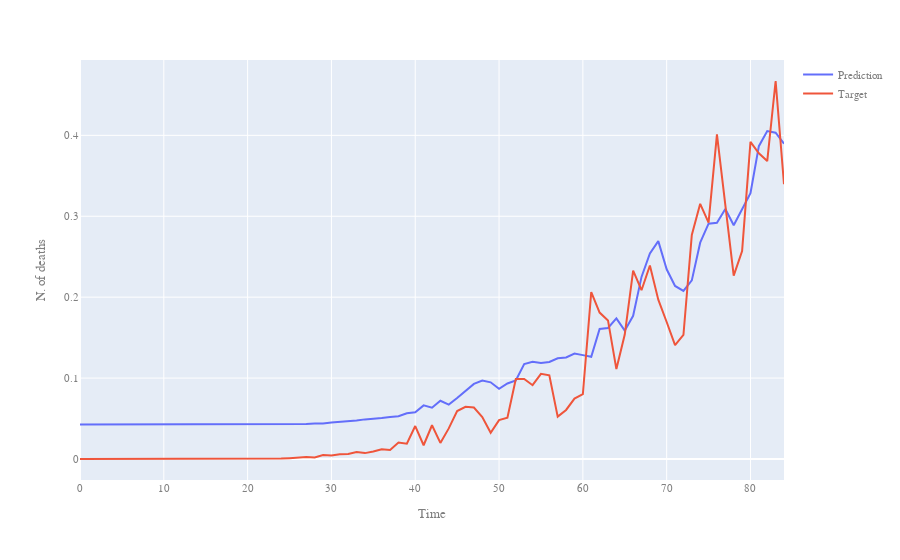

The notebook cell this image was saved under:
### Code cell
# Show prediction and grand true
fig = px.line()
fig.add_scatter(y=df_Brazil_test['Prediction'],
                mode='lines',   name="Prediction")
fig.add_scatter(y=df_Brazil_test['Target'],
                mode='lines',   name="Target")
fig.update_layout(
    xaxis_title="Time",
    yaxis_title="N. of deaths",
    font=dict(
        family="Courier New, monospace",
        size=11,
        color="#7f7f7f"
    )
)

fig.show()
